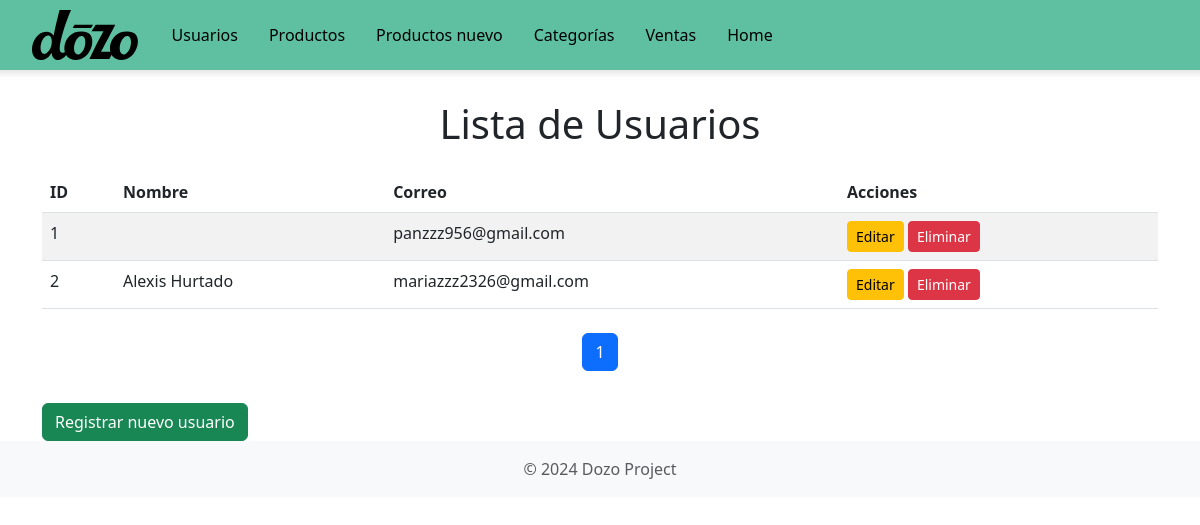
/users/, run on an earlier commit of the app's database.
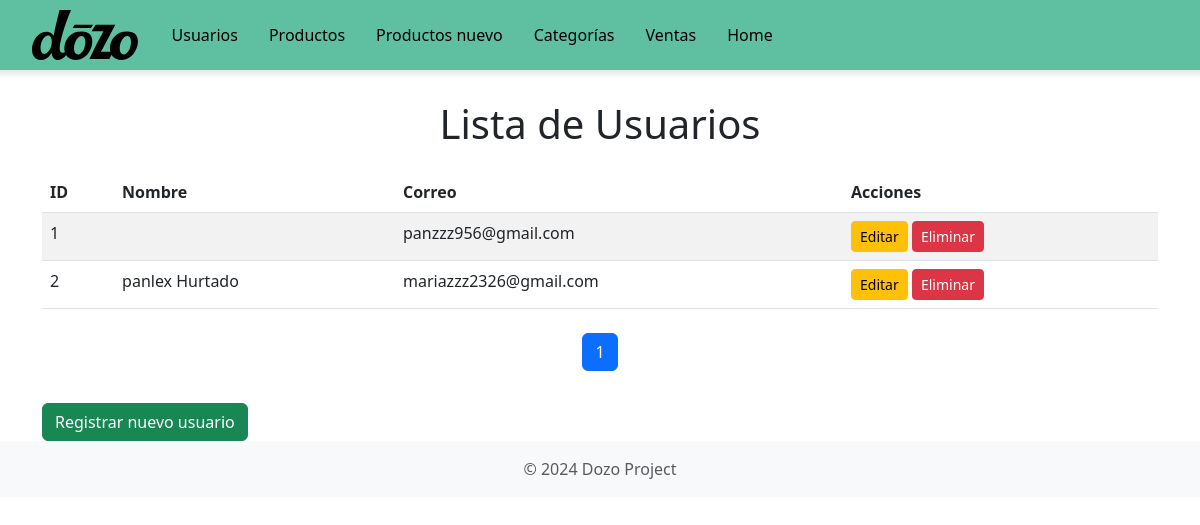
And on a later commit of the database.
### Dozo/models.py (models this page shows, shortened)
class CustomUser(AbstractUser):
    ROLE_CHOICES = [
        ('admin', 'Admin'),
        ('user', 'User'),
    ]
    email = models.EmailField(unique=True, verbose_name="Correo Electrónico")
    first_name = models.CharField(max_length=30, verbose_name="Nombre")
    last_name = models.CharField(max_length=30, verbose_name="Apellido")
    telefono = models.CharField(max_length=30, verbose_name="Telefono")
    department = models.CharField(max_length=100, blank=True, null=True, verbose_name="Departamento")
    city = models.CharField(max_length=100, blank=True, null=True, verbose_name="Ciudad")
    address = models.TextField(blank=True, null=True, verbose_name="Dirección")
    postal_code = models.CharField(max_length=20, blank=True, null=True, verbose_name="Código Postal")
    role = models.CharField(max_length=10, choices=ROLE_CHOICES, default=' ')
    groups = models.ManyToManyField(
        'auth.Group',
        related_name='customuser_set',
        blank=True,
        help_text='Los grupos a los que pertenece este usuario. El usuario obtendrá todos los permisos otorgados a cada uno de sus grupos.',
        related_query_name='customuser',
    )
    user_permissions = models.ManyToManyField(
        'auth.Permission',
        related_name='customuser_set',
        blank=True,
        help_text='Permisos específicos para este usuario.',
        related_query_name='customuser')

### Dozo/views.py (the view)
# urls.py: path('users/', views.mostrar_user, name='mostrar_user'),
def mostrar_user(request):
    users_list = CustomUser.objects.all()
    page = request.GET.get('page', 1)  # Obtener el número de página de los parámetros GET
    paginator = Paginator(users_list, 10)  # Mostrar 10 usuarios por página
    try:
        users = paginator.page(page)
    except PageNotAnInteger:
        users = paginator.page(1)  # Si la página no es un número, mostrar la primera página
    except EmptyPage:
        users = paginator.page(paginator.num_pages)  # Si está fuera de rango, mostrar la última página
    return render(request, 'mostrar_user.html', {
        'users': users
    })

### Dozo/templates/mostrar_user.html (shortened to what this page needs)
<!DOCTYPE html>
<html lang="en">
<head>
    <link href="https://cdn.jsdelivr.net/npm/bootstrap@5.3.0/dist/css/bootstrap.min.css" rel="stylesheet">
</head>
<body>
    <div class="navbar-container">
        <nav class="navbar navbar-expand-lg">
            <div class="container-fluid">
                <a class="navbar-brand" href="#">
                    <img src="/static/logo.svg" alt="logo">
                </a>
                <div class="collapse navbar-collapse" id="navbarNav">
                    <ul class="navbar-nav">
                        <li class="nav-item">
                            <a class="nav-link" href="/users/">Usuarios</a>
                        </li>
                        <li class="nav-item">
                            <a class="nav-link" href="/productos/">Productos</a>
                        </li>
                        <li class="nav-item">
                            <a class="nav-link" href="/productos/nuevo/">Productos nuevo</a>
                        </li>
                        <li class="nav-item">
                            <a class="nav-link" href="/categorias/">Categorías</a>
                        </li>
                        <li class="nav-item">
                            <a class="nav-link" href="/ventas/">Ventas</a>
                        </li>
                        <li class="nav-item">
                            <a class="nav-link" href="http://localhost:3000">Home</a>
                        </li>
                    </ul>
                </div>
            </div>
        </nav>
    </div>
    <div class="container table-container">
        <h1 class="text-center">Lista de Usuarios</h1>
        <table class="table table-striped mt-4">
            <thead>
                <tr>
                    <th>ID</th>
                    <th>Nombre</th>
                    <th>Correo</th>
                    <th>Acciones</th>
                </tr>
            </thead>
            <tbody>
                {% for user in users %}
                <tr>
                    <td>{{ user.id }}</td>
                    <td>{{ user.first_name }} {{ user.last_name }}</td>
                    <td>{{ user.email }}</td>
                    <td>
                        <a href="/users/editar/{{ user.id }}/" class="btn btn-sm btn-warning">Editar</a>
                        <a href="/users/eliminar/{{ user.id }}/" class="btn btn-sm btn-danger">Eliminar</a>
                    </td>
                </tr>
                {% endfor %}
            </tbody>
        </table>
        <div class="d-flex justify-content-center mt-4">
            <nav aria-label="Page navigation">
                <ul class="pagination">
                    {% for num in users.paginator.page_range %}
                        <li class="page-item {% if users.number == num %}active{% endif %}">
                            <a class="page-link" href="?page={{ num }}">{{ num }}</a>
                        </li>
                    {% endfor %}
                </ul>
            </nav>
        </div>
        <a href="/users/registro/" class="btn btn-success mt-3">Registrar nuevo usuario</a>
    </div>
    <footer class="footer mt-auto py-3">
        <div class="container">
            <span class="text-muted">&copy; 2024 Dozo Project</span>
        </div>
    </footer>
</body>
</html>

What changed in the data, as far as the page shows it:
changed CustomUser "Hurtado": first_name "Alexis" → "panlex"
